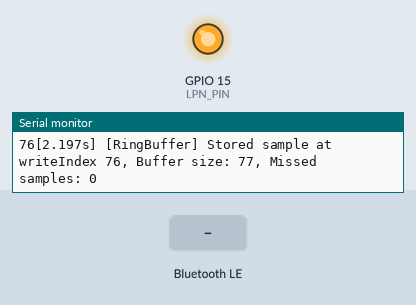
A sketch run on a simulated ESP32. Parts: output pins drawn as LEDs (lit = HIGH), the last lines printed to the serial monitor. The inputs (shaded band) are chosen by the test bench. Random numbers use the default seed unless the sketch sets one; nothing arrives over Bluetooth unless stated; a phone connects over Bluetooth LE 3 s after start.

Above: at 2.2 s.
2.3 s: Bluetooth LE write "stopSampling" received
At 2.8 s:
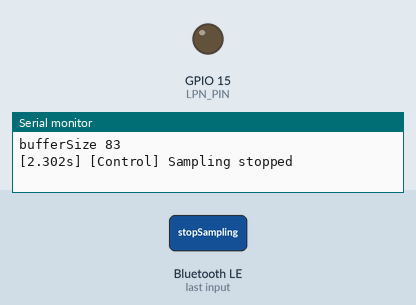
3.8 s: Bluetooth LE write "startSampling" received
At 4.2 s:
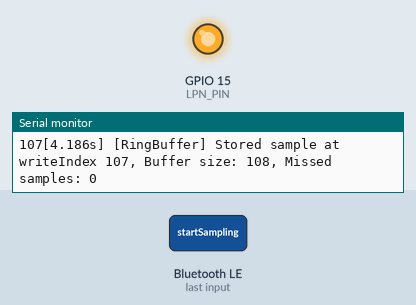
Timing chart, 0 to 6.8 s (numbered marks = the images above; inputs shaded):
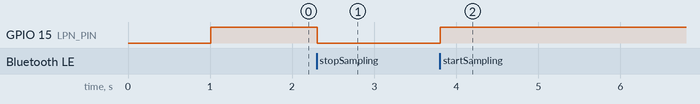

Measured:
- after the input at 2.3 s, GPIO 15 (LPN_PIN): HIGH → LOW at once
- after the input at 3.8 s, GPIO 15 (LPN_PIN): LOW → HIGH at once

The sketch:

Working.ino
```cpp
#include <Arduino.h>
#include <BLEDevice.h>
#include <BLEServer.h>
#include <BLEUtils.h>
#include <BLE2902.h>
#include <freertos/semphr.h>
#include "esp_sleep.h" // For light sleep

// -------------------- UUIDs --------------------
#define SERVICE_UUID        "12345678-1234-1234-1234-1234567890ab"
#define DATA_CHAR_UUID      "abcd1234-1234-1234-1234-1234567890ab"
#define CONTROL_CHAR_UUID   "dcba4321-1234-1234-1234-1234567890ab"

// -------------------- Globals --------------------
BLEServer* pServer;
BLECharacteristic* pDataChar;
BLECharacteristic* pControlChar;

bool sampling = true;         // Sensor acquisition flag
bool bleSendEnabled = false;    // BLE notification flag
bool deviceConnected = false;  // BLE connection state

#define WIDTH 8
#define HEIGHT 8
#define SAMPLE_SIZE (WIDTH*HEIGHT*4) // 8x8 array, 4 bytes per value = 256 bytes
#define BUFFER_SECONDS 10             // Buffer stores last N seconds
#define LPN_PIN 15                     // Example LNT / LPn pin

uint16_t effectiveRate = 20; // Samples per second, adjustable via BLE

// Ring buffer parameters
#define MAX_RING_SAMPLES 200  // max slots (can be bigger for large N)
struct RingSample {
    int64_t timestamp_ms;          // Timestamp in ms
    uint8_t data[SAMPLE_SIZE];     // 8x8 ToF data
};
RingSample ringBuffer[MAX_RING_SAMPLES];

uint16_t writeIndex = 0;
uint16_t readIndex  = 0;
uint16_t bufferSize = 0;
uint32_t missedSamples = 0;

SemaphoreHandle_t ringMutex; // Mutex to protect ring buffer

// -------------------- Helper: timestamp string --------------------
String ts() {
    uint32_t t = millis();
    uint32_t s = t / 1000;
    uint32_t ms = t % 1000;
    return String(s) + "." + String(ms) + "s";
}

// -------------------- Mock ToF Reading --------------------
void getToFArray(uint32_t *array) {
    for (int i = 0; i < WIDTH*HEIGHT; i++) {
        array[i] = random(50, 100); // Mock 50-100
    }
    Serial.print("["); Serial.print(ts()); Serial.println("] [ToF] Read 8x8 mock array");
}

// -------------------- BLE Server Callbacks --------------------
class MyServerCallbacks : public BLEServerCallbacks {
    void onConnect(BLEServer* pServer) override {
        deviceConnected = true;
        Serial.print("["); Serial.print(ts()); Serial.println("] [BLE] Device connected!");
    }
    void onDisconnect(BLEServer* pServer) override {
        deviceConnected = false;
        Serial.print("["); Serial.print(ts()); Serial.println("] [BLE] Device disconnected!");
        pServer->getAdvertising()->start(); // Restart advertising
        Serial.print("["); Serial.print(ts()); Serial.println("] [BLE] Restarted advertising...");
    }
};

// -------------------- BLE Control Callbacks --------------------
class ControlCallbacks : public BLECharacteristicCallbacks {
    void onWrite(BLECharacteristic* pChar) override {
        String value = pChar->getValue();
        Serial.print("["); Serial.print(ts()); Serial.print("] [BLE] Control Write Received: ");
        Serial.println(value);

        // --- Start/Stop Sampling ---
        if (value == "startSampling") {
            sampling = true;
            Serial.print("bufferSize");
            Serial.print(bufferSize);
            Serial.print("["); Serial.print(ts()); Serial.println("] [Control] Sampling started");
        }
        else if (value == "stopSampling") {
            sampling = false;
            Serial.print("bufferSize ");
            Serial.println(bufferSize);
            Serial.print("["); Serial.print(ts()); Serial.println("] [Control] Sampling stopped");
        }

        // --- Start/Stop BLE notifications ---
        else if (value == "startBLE") {
            bleSendEnabled = true;
            Serial.print("bufferSize");
            Serial.println(bufferSize);
            Serial.print("["); Serial.print(ts()); Serial.println("] [Control] BLE sending enabled");
        }
        else if (value == "stopBLE") {
            bleSendEnabled = false;
            Serial.println("["); Serial.print(ts()); Serial.println("] [Control] BLE sending disabled");
            Serial.print("bufferSize");
            Serial.println(bufferSize);
        }
        // --- Set sample rate ---
        else if (value.startsWith("setRate:")) {
            int newRate = value.substring(8).toInt(); // get number after 'setRate:'
            if (newRate > 0 && newRate <= 1000) {
                effectiveRate = newRate; // Change FreeRTOS task rate dynamically
                Serial.print("["); Serial.print(ts()); Serial.print("] [Control] Sample rate set to ");
                Serial.println(effectiveRate);
            }
        }

        // --- Clear ring buffer ---
        else if (value == "clear") {
            if (xSemaphoreTake(ringMutex, portMAX_DELAY) == pdTRUE) {
                writeIndex = 0; readIndex = 0; bufferSize = 0; missedSamples = 0;
                xSemaphoreGive(ringMutex);
                Serial.print("["); Serial.print(ts()); Serial.println("] [Control] Ring buffer cleared");
            }
        }
    }
};

// -------------------- Setup BLE --------------------
void setupBLE() {
    Serial.print("["); Serial.print(ts()); Serial.println("] [BLE] Initializing BLE...");
    BLEDevice::init("ESP32_ToF");
    pServer = BLEDevice::createServer();
    pServer->setCallbacks(new MyServerCallbacks());

    BLEService *pService = pServer->createService(SERVICE_UUID);

    // Data characteristic (Notify)
    pDataChar = pService->createCharacteristic(DATA_CHAR_UUID, BLECharacteristic::PROPERTY_NOTIFY);
    pDataChar->addDescriptor(new BLE2902());
    Serial.print("["); Serial.print(ts()); Serial.println("] [BLE] Data characteristic created");

    // Control characteristic (Write)
    pControlChar = pService->createCharacteristic(CONTROL_CHAR_UUID, BLECharacteristic::PROPERTY_WRITE);
    pControlChar->setCallbacks(new ControlCallbacks());
    Serial.print("["); Serial.print(ts()); Serial.println("] [BLE] Control characteristic created");

    pService->start();
    pServer->getAdvertising()->start();
    Serial.print("["); Serial.print(ts()); Serial.println("] [BLE] BLE Advertising started...");
}

// -------------------- Task 1: Sensor acquisition --------------------
void SensorTask(void* parameter) {
    Serial.print("["); Serial.print(ts()); Serial.println("] [Task] SensorTask started");

    uint32_t tofArray[WIDTH*HEIGHT];

    while(true) {
        // Low-power mode if sampling stopped
        if (!sampling) {
            digitalWrite(LPN_PIN, LOW); // HIGH = ACTIVE
            vTaskDelay(pdMS_TO_TICKS(100));
            continue;
            if(!bleSendEnabled) {
              esp_light_sleep_start();
            }
        }
        else {
            digitalWrite(LPN_PIN, HIGH); // sleep mode
        }

        // --- Read ToF data ---
        getToFArray(tofArray);
        Serial.print(bufferSize);

        // --- Store in ring buffer ---
        if (xSemaphoreTake(ringMutex, portMAX_DELAY) == pdTRUE) {

            // Buffer full -> overwrite oldest sample
            if (bufferSize == MAX_RING_SAMPLES) {
                missedSamples++;
                readIndex = (readIndex + 1) % MAX_RING_SAMPLES;
                bufferSize--;
                Serial.print("["); Serial.print(ts()); Serial.print("] [RingBuffer] BUFFER FULL! Overwriting oldest sample. Missed: ");
                Serial.println(missedSamples);
            }

            ringBuffer[writeIndex].timestamp_ms = millis();
            memcpy(ringBuffer[writeIndex].data, tofArray, SAMPLE_SIZE);

            Serial.print("["); Serial.print(ts()); Serial.print("] [RingBuffer] Stored sample at writeIndex ");
            Serial.print(writeIndex);
            bufferSize++;
            Serial.print(", Buffer size: "); Serial.print(bufferSize);
            Serial.print(", Missed samples: "); Serial.println(missedSamples);

            writeIndex = (writeIndex + 1) % MAX_RING_SAMPLES;
            xSemaphoreGive(ringMutex);
        }

        // Delay according to effectiveRate
        vTaskDelay(pdMS_TO_TICKS(10));
    }
}

// -------------------- Task 2: BLE Notifications --------------------
void BLETask(void* parameter) {
    Serial.print("["); Serial.print(ts()); Serial.println("] [Task] BLETask started");

    while(true) {
        if (deviceConnected && bleSendEnabled) {
            uint8_t data[SAMPLE_SIZE];
            int64_t timestamp = 0;

            if (xSemaphoreTake(ringMutex, portMAX_DELAY) == pdTRUE) {
                if (bufferSize > 0) {
                    // Get oldest sample
                    memcpy(data, ringBuffer[readIndex].data, SAMPLE_SIZE);
                    timestamp = ringBuffer[readIndex].timestamp_ms;

                    readIndex = (readIndex + 1) % MAX_RING_SAMPLES;
                    bufferSize--;
                } else {
                    xSemaphoreGive(ringMutex);
                    vTaskDelay(pdMS_TO_TICKS(1));
                    continue;
                }
                xSemaphoreGive(ringMutex);
            }

            // Notify BLE
            pDataChar->setValue(data, SAMPLE_SIZE);
            pDataChar->notify();
            Serial.print("["); Serial.print(ts()); Serial.print("] [BLE] Sent sample at timestamp ms: ");
            Serial.println(timestamp);
        }

        vTaskDelay(pdMS_TO_TICKS(10));
    }
}

// -------------------- Setup --------------------
void setup() {
    Serial.begin(115200);
    delay(1000);

    pinMode(LPN_PIN, OUTPUT);

    // Create mutex
    ringMutex = xSemaphoreCreateMutex();
    if (ringMutex == NULL) {
        Serial.println("[Error] Failed to create ring buffer mutex!");
        while(1);
    }

    setupBLE();

    // Create FreeRTOS tasks
    xTaskCreatePinnedToCore(SensorTask, "SensorTask", 8192, NULL, 1, NULL, 1);
    xTaskCreatePinnedToCore(BLETask, "BLETask", 8192, NULL, 1, NULL, 1);

    Serial.print("["); Serial.print(ts()); Serial.println("] [Setup] FreeRTOS tasks created");
}

// -------------------- Loop --------------------
void loop() {
    // Nothing; tasks handle everything
    vTaskDelay(pdMS_TO_TICKS(1000));
}
```
